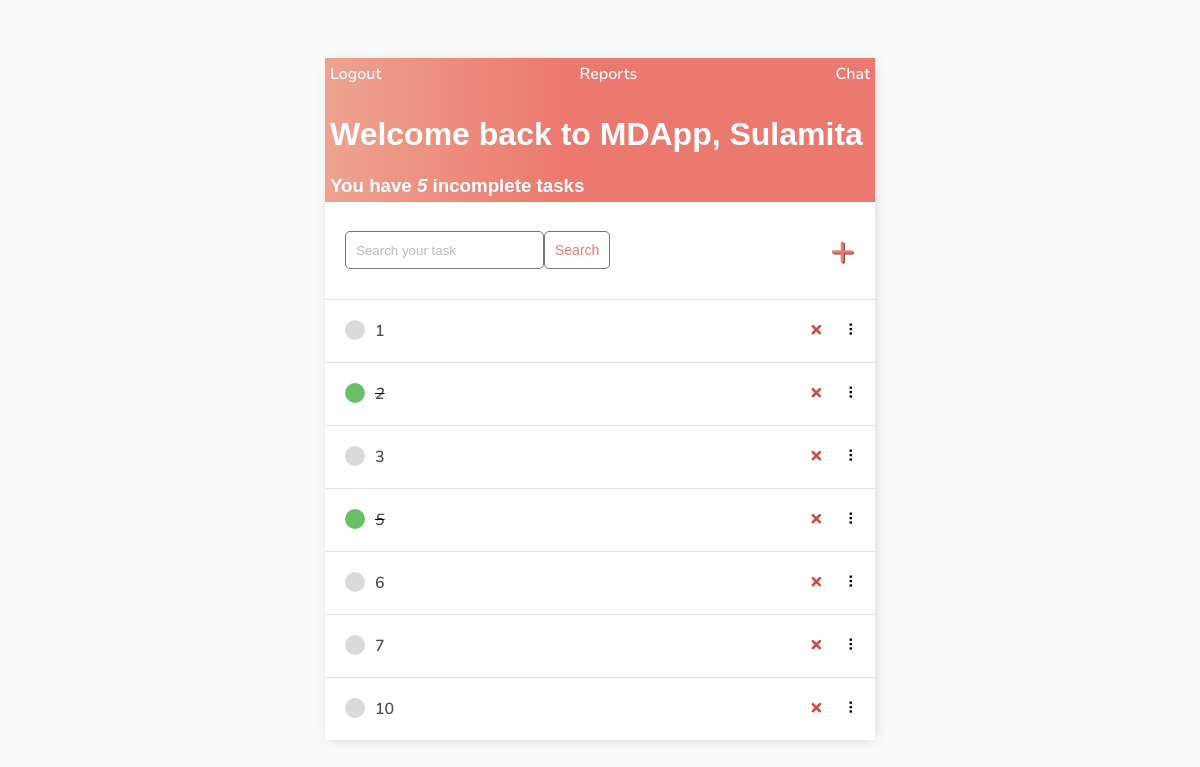
The page / (signed in) on the database its author committed.
### base/models.py (models this page shows)
class Task(models.Model):
    user = models.ForeignKey(
        User, on_delete=models.CASCADE, null=True, blank=True)
    title = models.CharField(max_length=200)
    description = models.TextField(null=True, blank=True)
    complete = models.BooleanField(default=False)
    created = models.DateTimeField(auto_now_add=True)
    def __str__(self):
        return self.title
    class Meta:
        order_with_respect_to = 'user'

### base/views.py (the view)
# urls.py: path('', TaskList.as_view(), name='tasks'),
class TaskList(LoginRequiredMixin, ListView):
    model = Task
    context_object_name = 'tasks'
    def get_context_data(self, **kwargs):
        context = super().get_context_data(**kwargs)
        context['tasks'] = context['tasks'].filter(user=self.request.user)
        context['count'] = context['tasks'].filter(complete=False).count()
        search_input = self.request.GET.get('search-area') or ''
        if search_input:
            context['tasks'] = context['tasks'].filter(
                title__contains=search_input)
        context['search_input'] = search_input
        return context

### base/templates/base/task_list.html (shortened to what this page needs)
{% extends 'base/main.html' %} {% block content %}
<div class="header-bar">
    {% if request.user.is_authenticated %}
    <a href="{% url 'logout' %}">Logout</a>
        <a href="{% url 'reports:reports' %}">Reports</a>
        <a href="{%  url 'chat:home'%}">Chat</a> {% else %}
    <a href="{% url 'login' %}">Login</a> {% endif %}
</div>
<div class="header-bar">
    <div>
        <h1>Welcome back to MDApp, {{request.user|title}}</h1>
        <h3 style="margin:0">You have <i>{{count}}</i> incomplete task{{ count|pluralize:"s" }}</h3>
    </div>
</div>
<div id="search-add-wrapper">
    <form method="GET" style="display: flex;">
        <input type='text' name='search-area' placeholder="Search your task" value="{{search_input}}">
        <input class="button" type="submit" value='Search'>
    </form>
    {% if tasks|length > 0 %}
    <a id="add-link" href="{% url 'task-create' %}">&#x2b;</a>
    {% endif %}
</div>
<div id="tasklist" class="task-items-wrapper">
    {% for task in tasks %}
    <div class="task-wrapper" data-position="{{task.pk}}">
        <div class="task-title">
            {% if task.complete %}
            <div class="task-complete-icon"></div>
            <i><s><a href="{% url 'task-update' task.id %}">{{task}}</a></s></i> {% else %}
            <div class="task-incomplete-icon"></div>
            <a href="{% url 'task-update' task.id %}">{{task}}</a> {% endif %}
        </div>
        <div class="task-controls">
            <a class="delete-link" href="{% url 'task-delete' task.id %}">&#215;</a>
            <span class="handle">&nbsp;&#10247;</span>
        </div>
    </div>
    {% empty %}
    <div style="text-align: center; padding-bottom: 10px; line-height: 1em;">
        <h3>No new tasks are created.</h3>
        <h3>Create a <a style="text-decoration: none; color: #e53935;" href="{% url 'task-create' %}">New task</a> ! </h3>
    </div>
    {% endfor %}
</div>
{% endblock content %}

### base/templates/base/main.html (style rules this page uses)
body { background-color: #FAFAFA; font-family: 'Nunito', sans-serif; padding-top: 50px; }
h1, h2, h3, h4, h5, h6 { font-family: 'Raleway', sans-serif; }
a, p { color: #4b5156 }
a { font-weight: 600; }
input { outline: none; border: none; }
.header-bar { display: flex; justify-content: space-between; color: #fff; padding: 5px; border-radius: 0px 0px 0 0; background: linear-gradient(90deg, #EEA390 0%, #EB796F 43%, #EB796F 100%); }
.header-bar a { color: rgb(247, 247, 247); text-decoration: none; }
.task-wrapper { display: flex; align-items: center; justify-content: space-between; background-color: #fff; border-top: 1px solid #dfe4ea; overflow: hidden; }
.task-title { display: flex; padding: 20px; }
.task-title a { text-decoration: none; color: #4b5156; margin-left: 10px; }
.task-complete-icon { height: 20px; width: 20px; background-color: rgb(105, 192, 105); border-radius: 50%; }
.task-incomplete-icon { height: 20px; width: 20px; background-color: rgb(218, 218, 218); border-radius: 50%; }
.delete-link { text-decoration: none; font-weight: 900; color: #cf4949; font-size: 22px; line-height: 0; padding: 20px 0px; }
.handle { display: inline-block; padding: 20px 16px; cursor: grab; user-select: none; }
.handle:after, .handle:before { display: block; content: ""; }
#add-link { color: #EB796F; text-decoration: none; font-size: 42px; text-shadow: 1px 1px #81413b; }
#search-add-wrapper { display: flex; justify-content: space-between; align-items: center; padding: 20px; }
input[type=text], input[type=password], textarea { border: 1px solid #757575; border-radius: 5px; padding: 10px; width: 90%; }
::placeholder { font-weight: 300; opacity: 0.5; }
.button { border: 1px solid #757575; background-color: #FFF; color: #EB796F; padding: 10px; font-size: 14px; border-radius: 5px; cursor: pointer; text-decoration: none; }

### rows shown on the page
Task: title "1"
Task: title "2"
Task: title "3"
Task: title "5"
Task: title "6"
Task: title "7"
Task: title "10"

### other values the page prints
{{ request.user|title }} "Sulamita"
{{ count }} "5"
